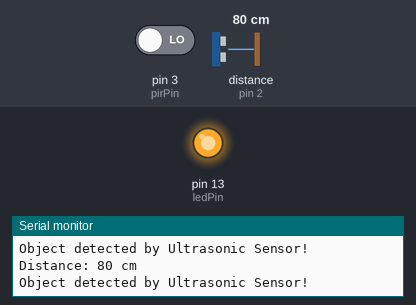
Simulated run of this sketch. Board: Arduino Uno, built with avr-gcc and run on an emulated ATmega328P. Parts: output pins drawn as LEDs (lit = HIGH), the last lines printed to the serial monitor. Wiring (inferred from the names in the program): ultrasonic range finder: trigger pin 9; echo pin 2. Inputs (shaded band) come from the test bench; at power-on: distance to the obstacle (sensor on pin 2) 80 cm, pin 3 (pirPin) LOW. The echo pulse lasts 58.3 µs per cm; pins used as bus, display or sensor lines are not drawn.

Above: at 1.8 s.
1.9 s: distance to the obstacle (sensor on pin 2) set to 94 cm
3.4 s: distance to the obstacle (sensor on pin 2) set to 103 cm
At 4.7 s:
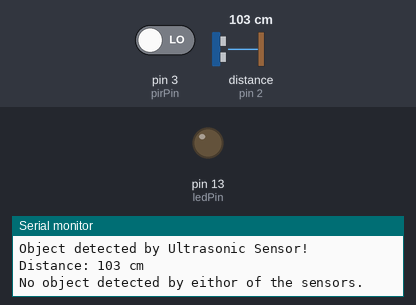
6.5 s: distance to the obstacle (sensor on pin 2) set to 2 cm
At 8.4 s:
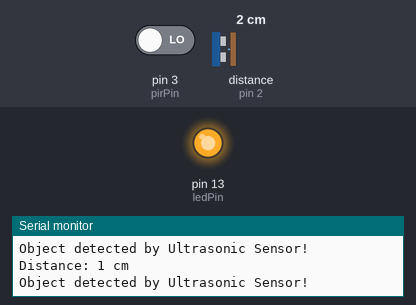
9.5 s: distance to the obstacle (sensor on pin 2) set to 120 cm
At 11.2 s:
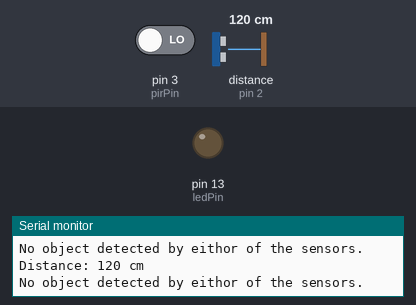
11.5 s: pin 3 (pirPin) driven HIGH
At 14.4 s:
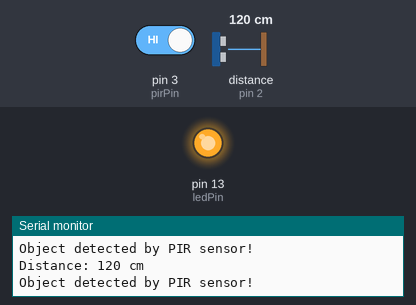
Timing chart, 0 to 15.6 s (numbered marks = the images above; inputs shaded):
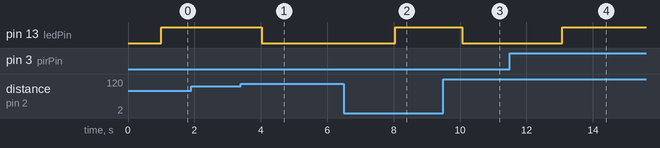

Measured:
- the behaviour switches between 99 and 100 cm on distance to the obstacle (sensor on pin 2) (found by bisection; images 0 and 1)
- after the input at 3.4 s, pin 13 (ledPin): HIGH → LOW after 0.63 s
- after the input at 6.5 s, pin 13 (ledPin): LOW → HIGH after 1.5 s
- after the input at 9.5 s, pin 13 (ledPin): HIGH → LOW after 0.56 s
- after the input at 11.5 s, pin 13 (ledPin): LOW → HIGH after 1.6 s

The sketch:

Multiple_Inputs_Interrupt.ino
```cpp
/* This code is made by Anneshu Nag, Student ID- 2201994760*/
/*   Sense-Think-Act Board using Ultrasonic & PIR Sensor   */
/*          Updating LED status using Interruption         */

const int triggerPin = 9;  // Trigger pin for ultrasonic sensor
const int echoPin = 2;     // Echo pin for ultrasonic sensor
const int pirPin = 3;      // PIR sensor pin
const int ledPin = 13;     // Built-in LED pin

volatile bool objectDetected = false;  // Flag to indicate object detection

void setup() {
  Serial.begin(9600);      // Initialize serial communication
  pinMode(triggerPin, OUTPUT);
  pinMode(echoPin, INPUT);
  pinMode(pirPin, INPUT);
  pinMode(ledPin, OUTPUT);

  // Attach the interrupt to the interruptFunction on CHANGE edge of echoPin
  attachInterrupt(digitalPinToInterrupt(echoPin), interruptFunction, CHANGE);
}

void loop() {
  digitalWrite(triggerPin, LOW);
  delayMicroseconds(2);
  digitalWrite(triggerPin, HIGH);
  delayMicroseconds(10);
  digitalWrite(triggerPin, LOW);

  // Measure the pulse duration from the ultrasonic sensor
  long duration = pulseIn(echoPin, HIGH);
  // Convert the pulse duration to distance in centimeters
  int distance = duration / 58;

  Serial.print("\nDistance: ");
  Serial.print(distance);
  Serial.println(" cm\n");

  if (distance < 100) {
    objectDetected = true;
    // Print detection status to Serial Monitor
    Serial.println("Object detected by Ultrasonic Sensor!");
  } else if (digitalRead(pirPin) == HIGH) {
    Serial.println("Object detected by PIR sensor!");
    objectDetected = true;
  } else {
    objectDetected = false;
    Serial.println("No object detected by eithor of the sensors.");
    digitalWrite(ledPin, LOW);
  }

  delay(1000);  // Add delay for stability
}

// Interrupt function to control the LED based on the echoPin state
void interruptFunction() {
  if (objectDetected) {
    digitalWrite(ledPin, HIGH);
  }
}
```
